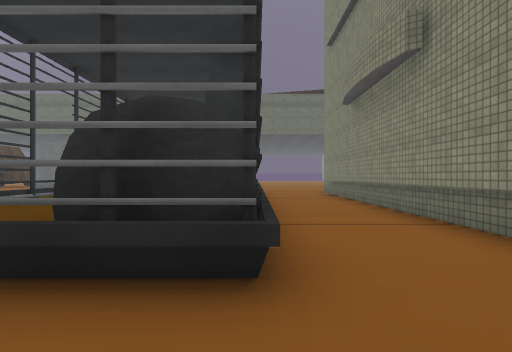
View 1 (above)

12 first-person views from a walk through a Unity game level. The camera is 1.3 m above the floor, looks level and sees 85° across. Doors are open. The floor is counted in squares, 2 m on a side. Each view is taken from the middle of a square. On the plan, view 1 faces up. The plan holds only what a view shows up to about 9 squares ahead; the rest is blank. The place goes on beyond the plan. Some surface patterns are stand-ins.

View 2
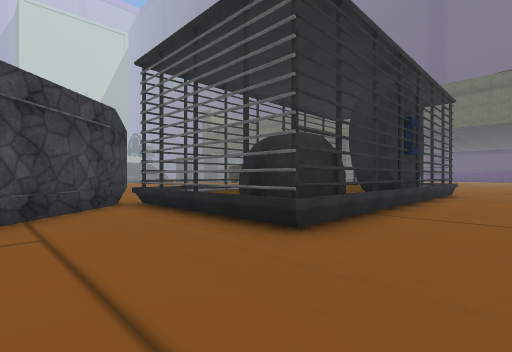

View 3
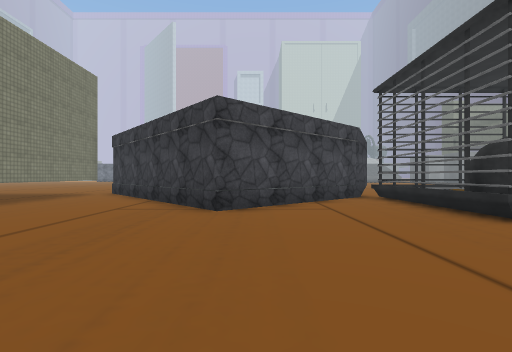

View 4
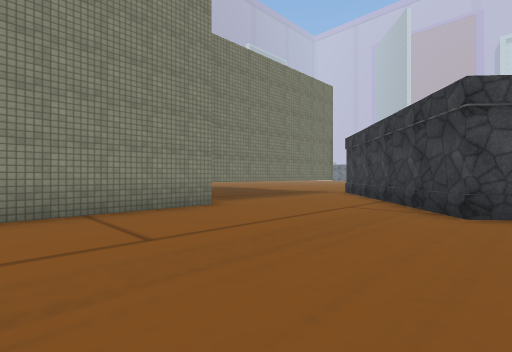

View 5
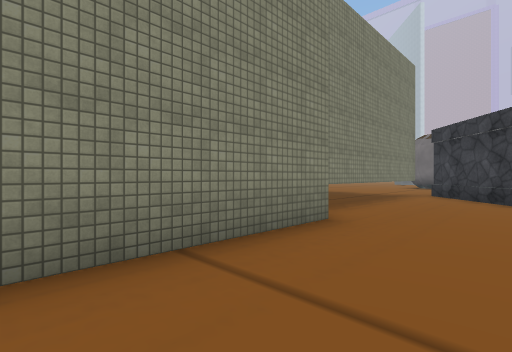

View 6
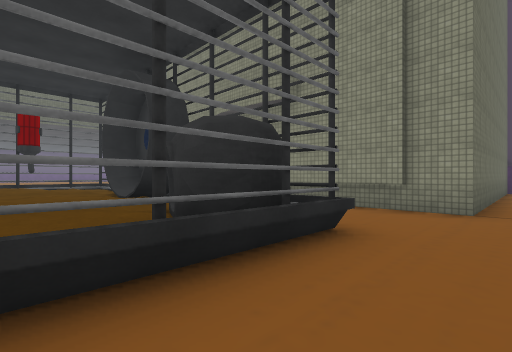

View 7
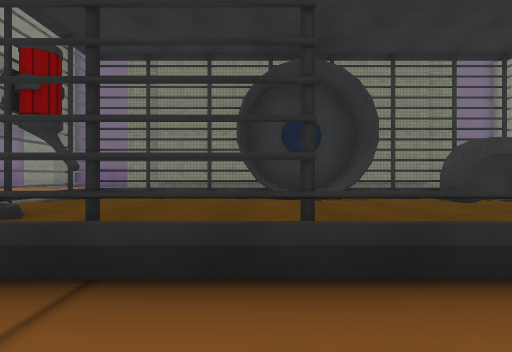

View 8
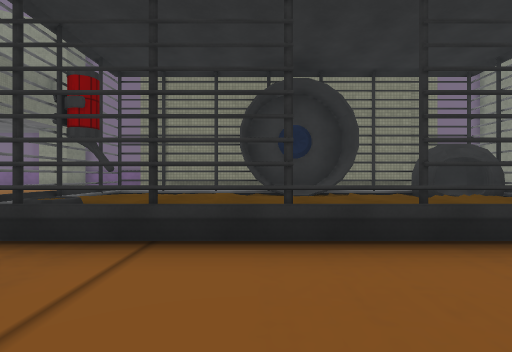

View 9
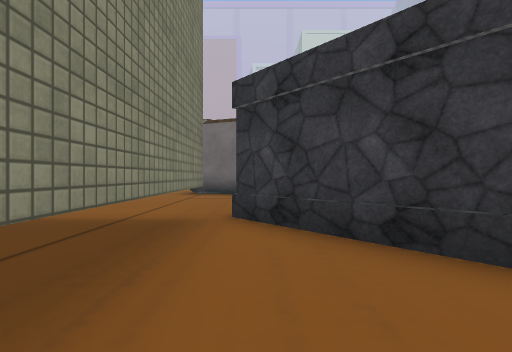

View 10
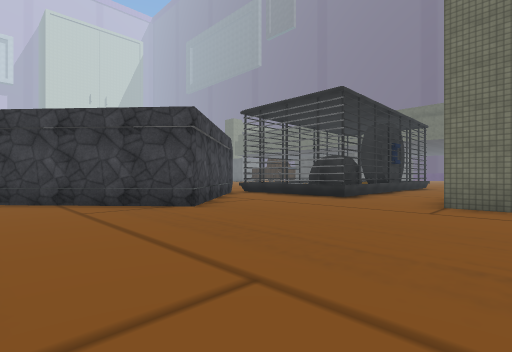

View 11
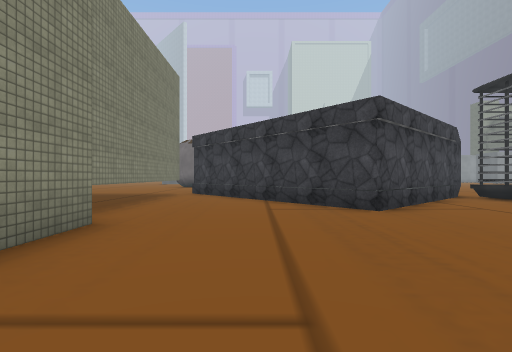

View 12
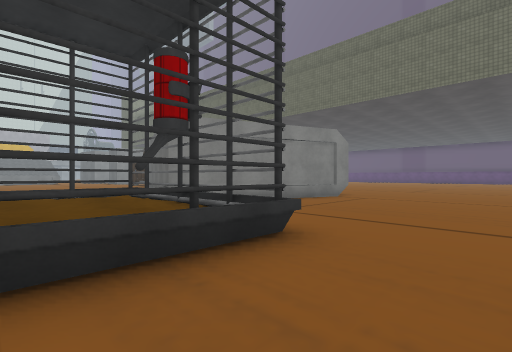

### Floor plan
Key: @ floor where view 1 was taken; # wall or solid block; . main floor; : floor 0.5 m higher than the main floor; + floor 0.75 m higher than the main floor; D open door; = window, fence, low wall or low ledge; ^ raised ledge; O other object.
Columns run from 7 left of view 1 to 4 right of it. Each row starts with its distance up from view 1.
 19        ..
 18       ...
 17      .....
 16     #.....
 15     #.....
 14    # .....
 13    # .....
 12  ###  ....
 11       ....#
 10    #O===..#
  9   .#O::=..#
  8  ..#:::#..#
  7 ...=::##..#
  6  DD=::^#..#
  5   .=::##..#
  4    =:::=..#
  3    #+:O#..#
  2   .==#O#..#
  1   #.......##
  0   ##...@....
 -1    ##.......
 -2     ##......
 -3     ##......
 -4    ##.......
 -5   ##........
 -6  ##.........
 -7 ##..........
 -8 .###########

Where each view was taken, in squares from view 1:
view 1: 0 up, 0 right, facing up
view 2: 1 down, 2 right, facing up-left
view 3: 2 down, 4 right, facing left
view 4: 2 down, 4 right, facing down-left
view 5: 5 down, 4 right, facing down-left
view 6: 0 up, 3 left, facing up-right
view 7: 7 up, 6 left, facing right
view 8: 7 up, 7 left, facing right
view 9: 7 down, 2 left, facing left
view 10: 6 down, 4 right, facing up-left
view 11: 5 down, 4 right, facing left
view 12: 8 up, 2 right, facing up-left
